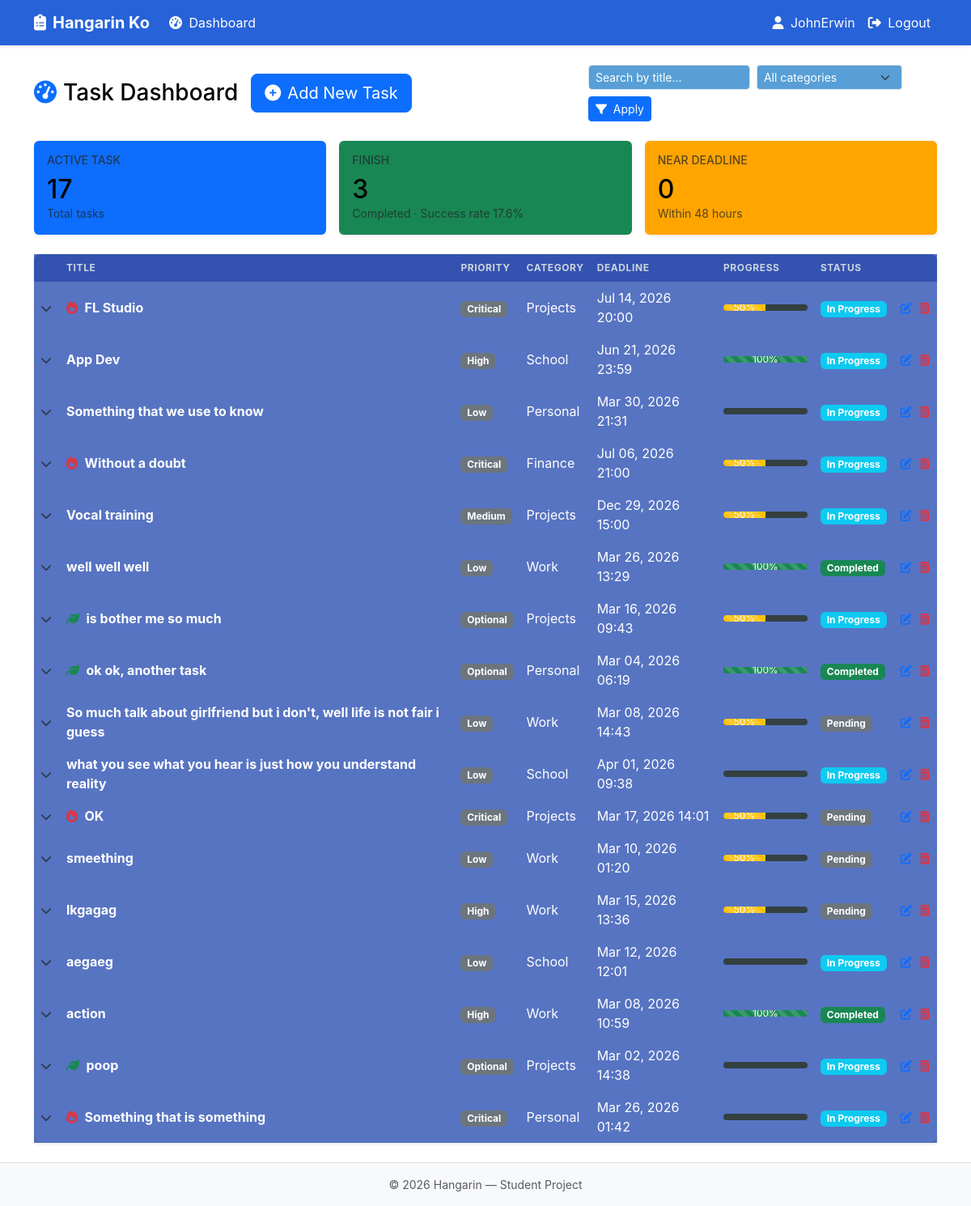
The app's page / (signed in) with its own data.
### hangarin/models.py (models this page shows, shortened)
class BaseModel(models.Model):
    created_at = models.DateTimeField(auto_now_add=True)
    updated_at = models.DateTimeField(auto_now=True)
    class Meta:
        abstract = True

class Task(BaseModel):
    user = models.ForeignKey(settings.AUTH_USER_MODEL, on_delete=models.CASCADE)
    STATUS_CHOICES = [
        ("Pending", "Pending"),
        ("In Progress", "In Progress"),
        ("Completed", "Completed"),
    ]
    title = models.CharField(max_length=255)
    description = models.TextField()
    deadline = models.DateTimeField()
    status = models.CharField(max_length=50, choices=STATUS_CHOICES, default="Pending")
    priority = models.ForeignKey(Priority, on_delete=models.CASCADE)
    category = models.ForeignKey(Category, on_delete=models.CASCADE)
    @property
    def completion_percent(self):
        if self.status == "Completed": return 100
        subtasks = self.subtasks.all()
        if subtasks.exists():
            completed = subtasks.filter(status="Completed").count()
            return round(100 * completed / subtasks.count()) if subtasks.count() else 0
        return 50 if self.status == "In Progress" else 0
    @property
    def progress_bar_color(self):
        p = self.completion_percent
        if p < 30: return "danger"
        if p <= 70: return "warning"
        return "success"
    @property
    def is_due_soon(self):
        if not self.deadline: return False
        now = timezone.now()
        return now <= self.deadline <= now + timedelta(hours=48)

class Priority(BaseModel):
    name = models.CharField(max_length=100)
    class Meta:
        verbose_name_plural = "Priorities"

class Category(BaseModel):
    name = models.CharField(max_length=100)
    class Meta:
        verbose_name_plural = "Categories"

### hangarin/views.py (the view)
# urls.py: path("", views.TaskDashboardView.as_view(), name="dashboard"),
class TaskDashboardView(LoginRequiredMixin, ListView):
    model = Task
    template_name = "hangarin/dashboard.html"
    context_object_name = "tasks"
    paginate_by = 20
    def get_queryset(self):
        qs = Task.objects.filter(user=self.request.user).select_related("priority", "category").prefetch_related("subtasks", "notes").order_by("-created_at")
        search = self.request.GET.get("search", "").strip()
        if search:
            qs = qs.filter(title__icontains=search)
        category_id = self.request.GET.get("category", "")
        if category_id:
            qs = qs.filter(category_id=category_id)
        return qs
    def get_context_data(self, **kwargs):
        context = super().get_context_data(**kwargs)
        qs = self.get_queryset()
        total = qs.count()
        completed = qs.filter(status="Completed").count()
        context["total_tasks"] = total
        context["completed_tasks"] = completed
        context["efficiency_score"] = round((completed / total * 100), 1) if total else 0
        now = timezone.now()
        context["due_soon_count"] = qs.filter(
            deadline__gte=now, deadline__lte=now + timedelta(hours=48)
        ).count()
        context["categories"] = Category.objects.all().order_by("name")
        return context

### hangarin/templates/hangarin/dashboard.html (shortened to what this page needs)
{% extends 'base.html' %}
{% block content %}
<div class="d-flex justify-content-between align-items-center flex-wrap gap-2 mb-4">
    <div class="d-flex align-items-center gap-3 flex-wrap">
        <h1 class="h3 mb-0"><i class="fa-solid fa-gauge-high text-primary me-2"></i>Task Dashboard</h1>
        <a href="{% url 'hangarin:task_create' %}" class="btn btn-primary btn-lg">
            <i class="fa-solid fa-plus-circle me-2"></i>Add New Task
        </a>
    </div>
    <form method="get" class="d-flex flex-wrap gap-2 align-items-center">
        <input type="text" name="search"
            class="form-control form-control-sm"
            style="max-width: 200px; background-color: #579fd6; color: #ffffff;"
            placeholder="Search by title..."
            value="{{ current_search }}">
        <select name="category" class="form-select form-select-sm"
                style="max-width: 180px; background-color: #579fd6; color: #ffffff;">
            <option value="" disabled selected style="color: #ffffff;">All categories</option>
        </select>
        <button type="submit" class="btn btn-primary btn-sm"><i class="fa-solid fa-filter me-1"></i> Apply</button>
    </form>
</div>
<div class="row g-3 mb-4">
<div class="col-md-4">
    <div class="card border-0 shadow-sm h-100 bg-primary">
        <div class="card-body">
            <h6 class="text-uppercase text-muted small mb-2">Active Task</h6>
            <h2 class="mb-0 text-primary">{{ total_tasks }}</h2>
            <p class="text-muted small mb-0">Total tasks</p>
        </div>
    </div>
</div>
<div class="col-md-4">
        <div class="card border-0 shadow-sm h-100 bg-success  border-success border-opacity-25">
            <div class="card-body">
                <h6 class="text-uppercase text-muted small mb-2">Finish</h6>
                <h2 class="mb-0 text-success">{{ completed_tasks }}</h2>
                <p class="text-muted small mb-0">Completed · Success rate {{ efficiency_score }}%</p>
            </div>
        </div>
</div>
<div class="col-md-4">
        <div class="card border-0 shadow-sm h-100" style="background-color: orange; border: 2px solid darkorange;">
            <div class="card-body">
                <h6 class="text-uppercase text-muted small mb-2">Near Deadline</h6>
                <h2 class="mb-0 text-danger">{{ due_soon_count }}</h2>
                <p class="text-muted small mb-0">Within 48 hours</p>
            </div>
        </div>
    </div>
</div>
<div class="card border-0 shadow-sm" id="main-task-card">
    <div class="card-body p-0">
        <div class="table-responsive">
            <table class="table table-hover align-middle mb-0">
                <thead class="table-light">
                    <tr>
                        <th style="width: 2rem;"></th>
                        <th>Title</th>
                        <th>Priority</th>
                        <th>Category</th>
                        <th>Deadline</th>
                        <th>Progress</th>
                        <th>Status</th>
                        <th style="width: 3rem;"></th>
                    </tr>
                </thead>
                <tbody>
                    {% for task in tasks %}
                    <tr data-bs-toggle="collapse" data-bs-target="#task-{{ task.id }}" aria-expanded="false" style="cursor: pointer;">
                        <td onclick="event.stopPropagation()"><i class="fa-solid fa-chevron-down text-muted small"></i></td>
                        <td>
                            {% if task.priority.name|lower == "critical" %}
                            <i class="fa-solid fa-fire text-danger me-1" title="Critical"></i>
                            {% elif task.priority.name|lower == "optional" %}
                            <i class="fa-solid fa-leaf text-success me-1" title="Optional"></i>
                            {% endif %}
                            <strong>{{ task.title }}</strong>
                        </td>
                        <td><span class="badge bg-secondary">{{ task.priority.name }}</span></td>
                        <td>{{ task.category.name }}</td>
                        <td>
                            {{ task.deadline|date:"M d, Y H:i" }}
                        </td>
                        <td style="min-width: 120px;">
                            <div class="progress" style="height: 8px;">
                                <div class="progress-bar progress-bar-striped progress-bar-animated bg-{{ task.progress_bar_color }}" role="progressbar" style="width: {{ task.completion_percent }}%;" aria-valuenow="{{ task.completion_percent }}" aria-valuemin="0" aria-valuemax="100">{{ task.completion_percent }}%</div>
                            </div>
                        </td>
                        <td>
                            {% if task.status == 'Completed' %}
                            <span class="badge bg-success">{{ task.status }}</span>
                            {% elif task.status == 'In Progress' %}
                            <span class="badge bg-info">{{ task.status }}</span>
                            {% else %}
                            <span class="badge bg-secondary">{{ task.status }}</span>
                            {% endif %}
                        </td>
                        <td onclick="event.stopPropagation()">
                            <div class="d-flex gap-2 justify-content-end align-items-center">
                                <a href="{% url 'hangarin:task_update' task.pk %}"
                                     class="btn btn-sm btn-link text-primary p-0"
                                     title="Edit task">
                                      <i class="fa-solid fa-pen-to-square"></i>
                                </a>
                               <button type="button"
                                      class="btn btn-sm btn-link text-danger p-0"
                                      data-bs-toggle="modal"
                                      data-bs-target="#deleteTaskModal"
                                      data-delete-url="{% url 'hangarin:task_delete' task.pk %}"
                                      title="Delete task">
                                    <i class="fa-solid fa-trash-alt"></i>
                                </button>
                            </div>
                        </td>
                    </tr>
                    {% empty %}
                    <tr>
                        <td colspan="8" class="text-center text-muted py-5">No tasks match your filters.</td>
                    </tr>
                    {% endfor %}
                </tbody>
            </table>
        </div>
    </div>
</div>
{% endblock %}

### hangarin/templates/base.html (shortened to what this page needs)
{% load static %}
{% load pwa %}
<!DOCTYPE html>
<html lang="en">
<head>
    <link href="{% static 'css/bootstrap.min.css' %}" rel="stylesheet">
    <link href="{% static 'css/fontawesome.min.css' %}" rel="stylesheet">
    <link href="{% static 'css/custom.css' %}" rel="stylesheet">
</head>
<body class="d-flex flex-column min-vh-100" style="background-color: white; color: black;">
    <nav class="navbar navbar-expand-lg shadow-sm" style="background-color: #2762d8;">
        <div class="container">
            <a class="navbar-brand fw-bold" href="{% url 'hangarin:dashboard' %}" style="color: white;">
                <i class="fa-solid fa-clipboard-list me-2"></i>Hangarin Ko
            </a>
            <div class="collapse navbar-collapse" id="navbarNav">
                <ul class="navbar-nav me-auto">
                    <li class="nav-item">
                        <a class="nav-link" href="{% url 'hangarin:dashboard' %}" style="color: #ffffff;">
                            <i class="fa-solid fa-gauge-high me-1"></i> Dashboard
                        </a>
                    </li>
                </ul>
                <ul class="navbar-nav">
                    {% if user.is_authenticated %}
                    <li class="nav-item">
                        <span class="nav-link text-light"><i class="fa-solid fa-user me-1"></i> {{ user.get_username }}</span>
                    </li>
                    <li class="nav-item">
                        <a class="nav-link" href="{% url 'account_logout' %}" style="color: #ffffff;">
                            <i class="fa-solid fa-right-from-bracket me-1"></i> Logout
                        </a>
                    </li>
                    {% else %}
                    <li class="nav-item">
                        <a class="nav-link" href="{% url 'account_login' %}">Login</a>
                    </li>
                    {% endif %}
                </ul>
            </div>
        </div>
    </nav>
    <main class="container flex-grow-1 py-4">
        {% block content %}{% endblock %}
    </main>
    <footer class="mt-auto py-3 bg-light border-top">
        <div class="container text-center text-muted small">
            © 2026 Hangarin — Student Project
        </div>
    </footer>
</body>
</html>

### static/css/custom.css (style rules this page uses)
:root { --hangarin-dark: #b1b6bf; --hangarin-blue: #3182ce; --hangarin-bg: #274256; }
body { background-color: var(--hangarin-bg); color: var(--hangarin-dark); font-family: 'Inter', -apple-system, sans-serif; -webkit-font-smoothing: antialiased; }
.table { background: rgb(80, 61, 61); border-radius: 8px; overflow: hidden; box-shadow: 0 1px 3px rgba(0,0,0,0.1); }
.table thead th { background-color: #edf2f7; color: #ffffff; text-transform: uppercase; font-size: 0.75rem; letter-spacing: 0.05em; border: none; }
.progress { background-color: #344040; height: 11px; border-radius: 6px; }
#main-task-card, #main-task-card .table, #main-task-card .table-responsive, #main-task-card .table > :not(caption) > * > * { background-color: #5774c2 !important; color: #ffffff !important; border: none !important; }
#main-task-card .table tbody tr { background-color: #2d3748 !important; }
#main-task-card .table thead th { background-color: #1938a08f !important; color: #cbd5e0 !important; }
.card h2 { --bs-text-opacity: 1 !important; color: #000000 !important; opacity: 1 !important; }
body { opacity: 0; transition: opacity 0.4s ease-in-out; }
body.page-loaded { opacity: 1; }
#main-task-card .table tbody tr { transition: background-color 0.2s ease, transform 0.2s ease; }

### hangarin/templates/hangarin/dashboard.html (style rules this page uses)
input[name="search"]::placeholder { color: #ffffff !important; opacity: 1; }
select[name="category"] option { color: #ffffff; background-color: #579fd6; }
select[name="category"] option:disabled { color: #ffffff !important; }

### records on screen
Task: title "FL Studio", priority.name "Critical", category.name "Projects", deadline "Jul 14, 2026 20:00", completion_percent "50", status "In Progress"
Task: title "App Dev", priority.name "High", category.name "School", deadline "Jun 21, 2026 23:59", completion_percent "100", status "In Progress"
Task: title "Something that we use to know", priority.name "Low", category.name "Personal", deadline "Mar 30, 2026 21:31", status "In Progress"
Task: title "Without a doubt", priority.name "Critical", category.name "Finance", deadline "Jul 06, 2026 21:00", completion_percent "50", status "In Progress"
Task: title "Vocal training", priority.name "Medium", category.name "Projects", deadline "Dec 29, 2026 15:00", completion_percent "50", status "In Progress"
Task: title "well well well", priority.name "Low", category.name "Work", deadline "Mar 26, 2026 13:29", completion_percent "100", status "Completed"
Task: title "is bother me so much", priority.name "Optional", category.name "Projects", deadline "Mar 16, 2026 09:43", completion_percent "50", status "In Progress"
Task: title "ok ok, another task", priority.name "Optional", category.name "Personal", deadline "Mar 04, 2026 06:19", completion_percent "100", status "Completed"
Task: title "So much talk about girlfriend but i don't, well life is not fair i guess", priority.name "Low", category.name "Work", deadline "Mar 08, 2026 14:43", completion_percent "50", status "Pending"
Task: title "what you see what you hear is just how you understand reality", priority.name "Low", category.name "School", deadline "Apr 01, 2026 09:38", status "In Progress"
Task: title "OK", priority.name "Critical", category.name "Projects", deadline "Mar 17, 2026 14:01", completion_percent "50", status "Pending"
Task: title "smeething", priority.name "Low", category.name "Work", deadline "Mar 10, 2026 01:20", completion_percent "50", status "Pending"
Task: title "lkgagag", priority.name "High", category.name "Work", deadline "Mar 15, 2026 13:36", completion_percent "50", status "Pending"
Task: title "aegaeg", priority.name "Low", category.name "School", deadline "Mar 12, 2026 12:01", status "In Progress"
Task: title "action", priority.name "High", category.name "Work", deadline "Mar 08, 2026 10:59", completion_percent "100", status "Completed"
Task: title "poop", priority.name "Optional", category.name "Projects", deadline "Mar 02, 2026 14:38", status "In Progress"
Task: title "Something that is something", priority.name "Critical", category.name "Personal", deadline "Mar 26, 2026 01:42", status "In Progress"

### other values on screen
{{ user.get_username }} "JohnErwin"
{{ total_tasks }} "17"
{{ completed_tasks }} "3"
{{ efficiency_score }} "17.6"
{{ due_soon_count }} "0"
